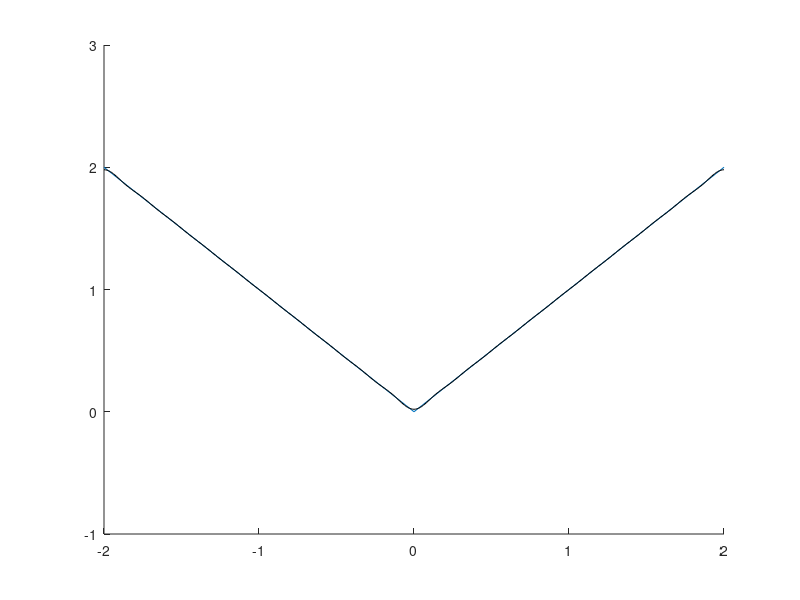

Recreate this plot in MATLAB.
k = 2; 
line([0 k], [0 k]); hold on; line([-k 0], [k 0]);
axis([-k k -1 3])

x = -k:0.01:k;
a0 = 2; fs = a0/2;
for n=1:20
	if mod(n, 2) == 0
		an = 0;
    else
		an = -8/((n*pi)^2);
	end
	fs = fs + an * cos(n*pi*x/2) + 0*sin(n*pi*x/2);
end

plot(x, fs, 'k')